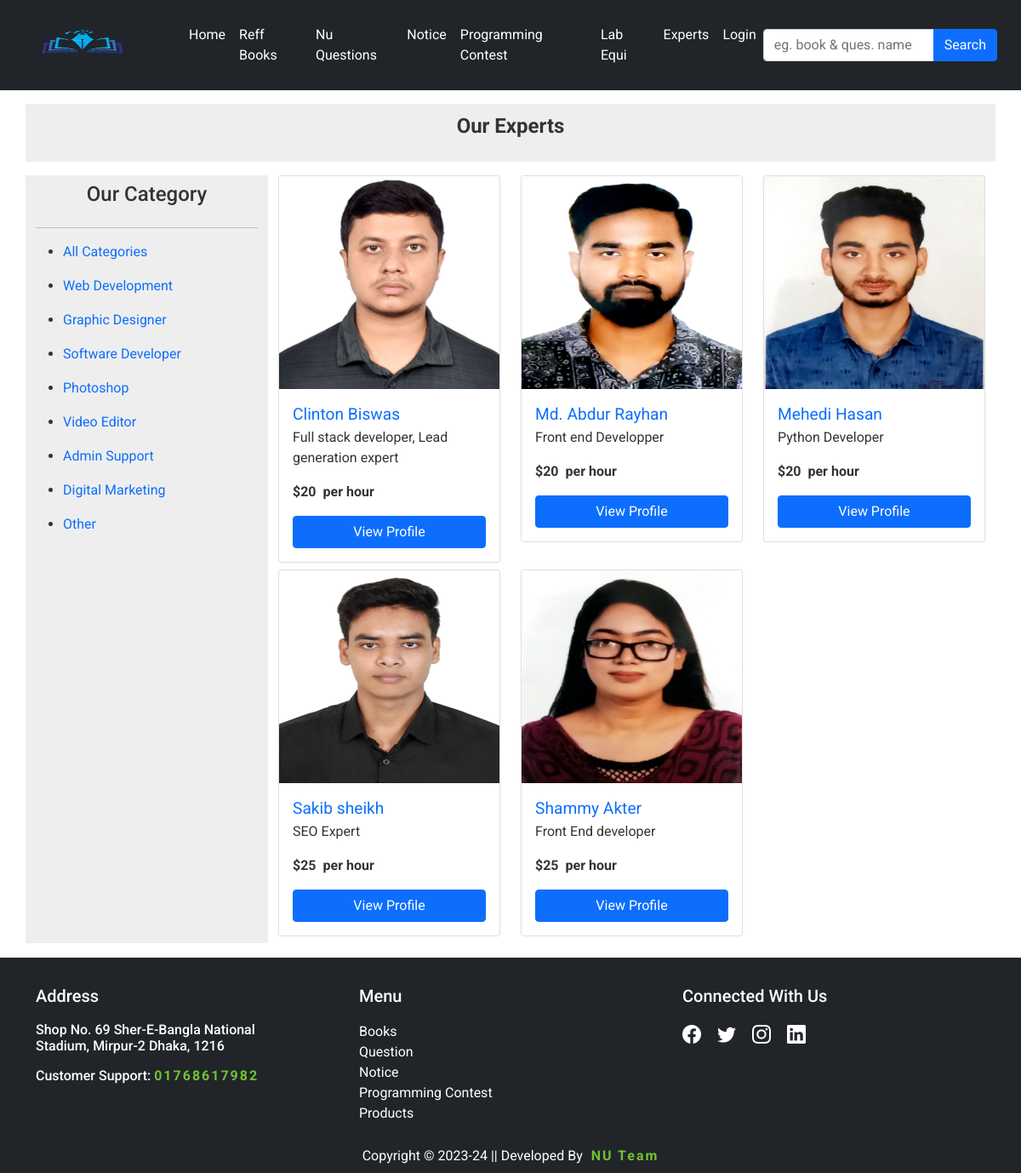
Page /expert-profile/ on the committed database.
### other/models.py (models this page shows, shortened)
class Freelance_category(models.Model):
    name = models.CharField(max_length=255)
    slug = models.SlugField(unique=True, blank=True)

class FreelancerProfile(models.Model):
    user = models.ForeignKey(User, on_delete=models.CASCADE)
    full_name = models.CharField(max_length=255, help_text="Enter your full name")
    location = models.CharField(max_length=255, help_text='E.g. city,coutry Dhaka, Bangladesh', blank=True, null=True)
    set_available = models.CharField(choices=STATUS_CHOICES_PROFILE, default='Available Now', max_length=255, blank=True, null=True)
    title = models.CharField(max_length=255, help_text='E.g. Django developer, javascript developer')
    category = models.ForeignKey(Freelance_category, on_delete=models.CASCADE)
    hourly_rate = models.CharField(max_length=10,help_text='E.g. $15')
    description = models.TextField(max_length=2000, help_text='E.g. within 2000 characters')
    other_experience = models.CharField(max_length=1000, help_text='E.g. within 1000 characters',blank=True, null=True)
    profile_pic = models.ImageField(upload_to='freelance_profile_pricture')

### other/views.py (the view)
# urls.py: path('expert-profile/', OurExpertView, name='expert-profile'),
def OurExpertView(request):
    user = request.user
    experts = FreelancerProfile.objects.filter(user__is_staff=True)
    categories = Freelance_category.objects.all()
    dict = {'experts':experts, 'categories':categories}
    return render(request, 'other/our_expert.html', context=dict)

### template/other/our_expert.html (shortened to what this page needs)
{% extends 'base.html' %}
{% load static %}
{% block content %}
    <div class="container">
        <div class="row mt-3 mb-3">
            <div class="mb-3" style="background-color: #EEEEEE;">
                <p class="text-center p-2" style="font-weight: bold; font-size: x-large;">Our Experts</p>
            </div>
            <div class="col-sm-3" style="background-color: #EEEEEE;">
                <h4 class="text-center p-2">Our Category</h4>
                <hr>
                <ul><li><a href="{% url 'other:expert-profile' %}" style="text-decoration: none;">All Categories</a></li></ul>
                {% for category in categories %}
                    <ul>
                        <li><a href="{% url 'other:expert-category' slug=category.slug %}" style="text-decoration: none;">{{category.name}}</a></li>
                    </ul>
                {% endfor %}
            </div>
            <div class="col-sm-9">
                <div class="row">
                    {% for expert in experts %}
                        <div class="col-sm-4">
                            <div class="card mb-2">
                                <img src="{{expert.profile_pic.url}}" class="card-img-top" alt="..." style="height: 250px;">
                                <div class="card-body">
                                  <a href="{% url 'other:freelance-profile' pk=expert.user.pk%}" class="card-title" style="font-size: larger; font-weight: 400; text-decoration: none;">{{expert.full_name}}</a>
                                  <p class="card-text">{{expert.title}}</p>
                                  <p class="card-text fw-bold">{{expert.hourly_rate}}&nbsp; per hour</p>
                                  <a href="{% url 'other:freelance-profile' pk=expert.user.pk%}" class="btn btn-primary" style="width: 100%;">View Profile</a>
                                </div>
                            </div>
                        </div>
                    {% endfor %}
                </div>
            </div>
        </div>
    </div>
{% endblock content %}

### rows in the picture
Freelance_category: name "Web Development"
Freelance_category: name "Graphic Designer"
Freelance_category: name "Software Developer"
Freelance_category: name "Photoshop"
Freelance_category: name "Video Editor"
Freelance_category: name "Admin Support"
Freelance_category: name "Digital Marketing"
Freelance_category: name "Other"
FreelancerProfile: profile_pic (picture), full_name "Clinton Biswas", title "Full stack developer, Lead generation expert", hourly_rate "$20"
FreelancerProfile: profile_pic (picture), full_name "Md. Abdur Rayhan", title "Front end Developper", hourly_rate "$20"
FreelancerProfile: profile_pic (picture), full_name "Mehedi Hasan", title "Python Developer", hourly_rate "$20"
FreelancerProfile: profile_pic (picture), full_name "Sakib sheikh", title "SEO Expert", hourly_rate "$25"
FreelancerProfile: profile_pic (picture), full_name "Shammy Akter", title "Front End developer", hourly_rate "$25"
